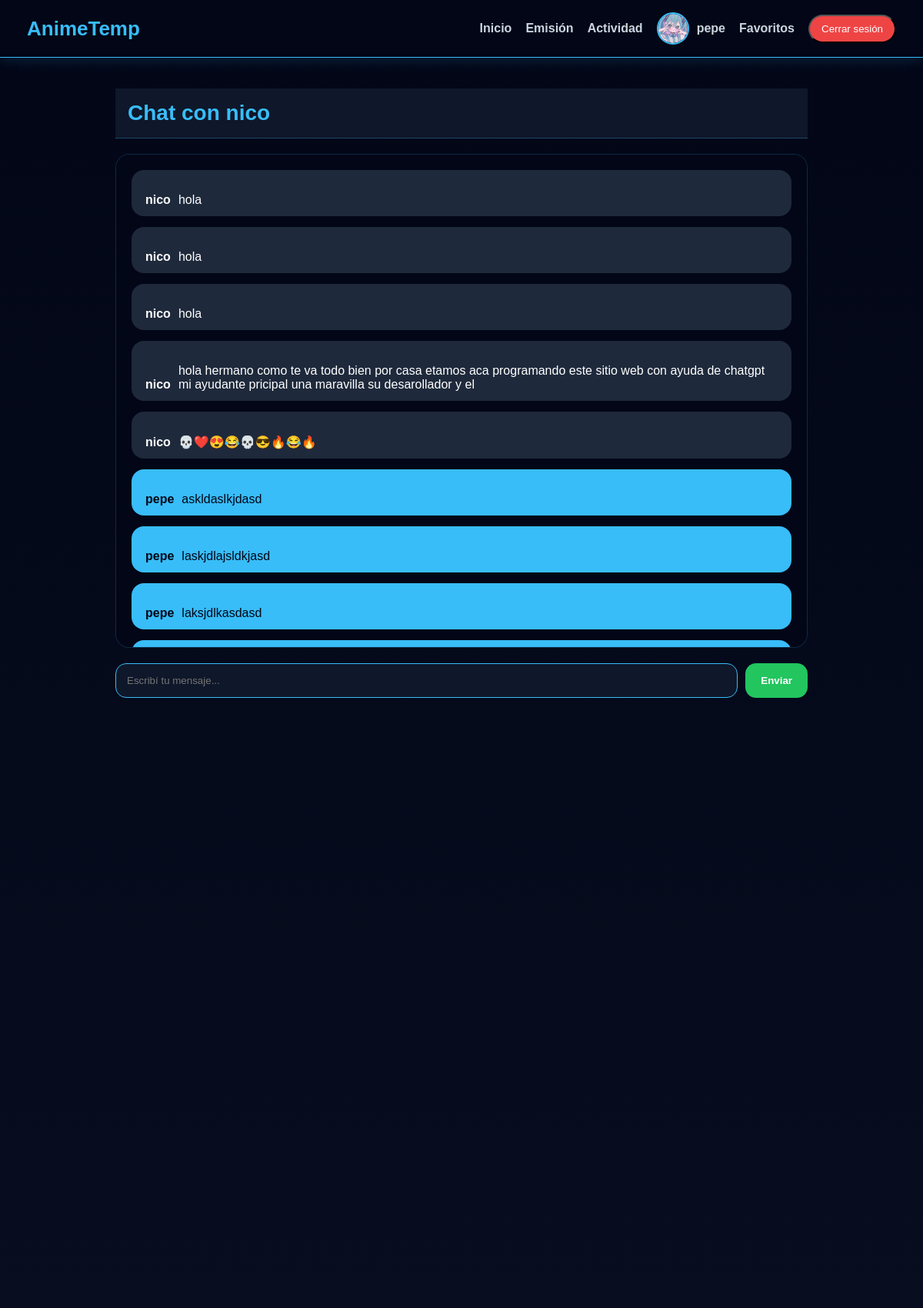
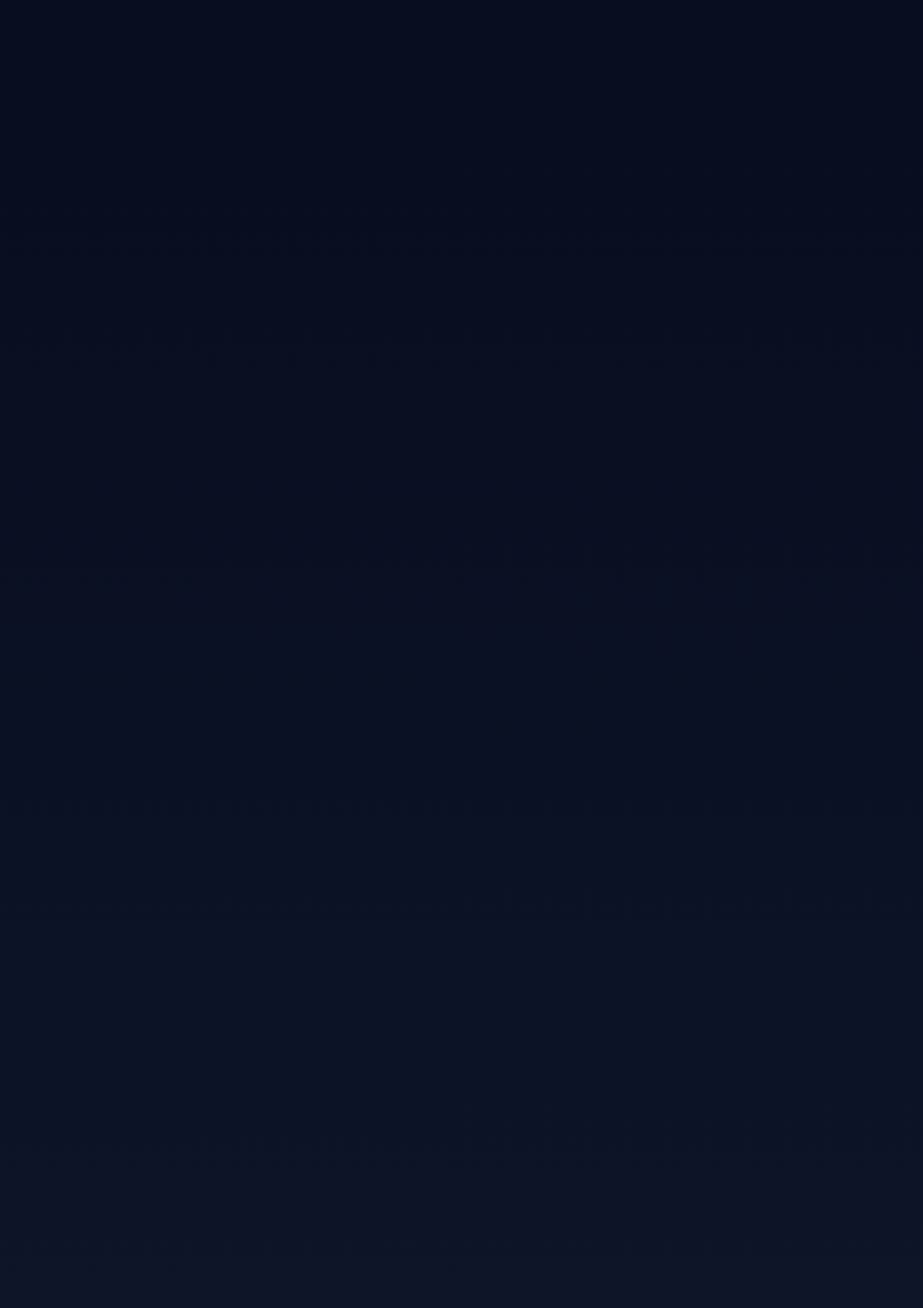
Screenshot of /chat/2/ (signed in, upper part) with the database file from the repository (2 pictures, top to bottom).
### catalogo/models.py (models this page shows, shortened)
class PerfilUsuario(models.Model):
    usuario = models.OneToOneField(User, on_delete=models.CASCADE)
    ROLES_NEXUS = [
    ("usuario", "Usuario"),
    ("vip", "VIP"),
    ("helper", "Helper"),
    ("mod", "Moderador"),
    ("admin", "Admin"),
    ("owner", "Owner"),
   ]
    rol_nexus = models.CharField(
    max_length=20,
    choices=ROLES_NEXUS,
    default="usuario"
    )
    foto_perfil = models.ImageField(
        upload_to="perfiles/fotos/",
        blank=True,
        null=True
    )
    fondo_perfil = models.ImageField(
        upload_to="perfiles/fondos/",
        blank=True,
        null=True
    )
    bio = models.TextField(blank=True, null=True)
    genero_favorito = models.CharField(
        max_length=100,
        blank=True,
        null=True
    )
    genero_no_recomendado = models.CharField(
        max_length=100,
        blank=True,
        null=True
    )
    anime_favorito = models.CharField(
        max_length=200,
        blank=True,
        null=True
    )
    experiencia = models.IntegerField(default=0)
    nivel = models.IntegerField(default=1)
    ultimo_online = models.DateTimeField(
    null=True,
    blank=True
    )

class MensajePrivado(models.Model):
    remitente = models.ForeignKey(
        User,
        on_delete=models.CASCADE,
        related_name="mensajes_enviados"
    )
    destinatario = models.ForeignKey(
        User,
        on_delete=models.CASCADE,
        related_name="mensajes_recibidos"
    )
    mensaje = models.TextField()
    fecha = models.DateTimeField(auto_now_add=True)
    leido = models.BooleanField(default=False)
    class Meta:
        ordering = ["fecha"]

### catalogo/views.py (the view)
# urls.py: path('chat/<int:usuario_id>/',views.chat_privado,name='chat_privado'),
@login_required
def chat_privado(request, usuario_id):
    amigo = get_object_or_404(User, id=usuario_id)
    mensajes = MensajePrivado.objects.filter(
        remitente__in=[request.user, amigo],
        destinatario__in=[request.user, amigo],
    ).order_by("fecha")
    MensajePrivado.objects.filter(
        remitente=amigo,
        destinatario=request.user,
        leido=False,
    ).update(leido=True)
    return render(
        request,
        "catalogo/chat_privado.html",
        {
            "amigo": amigo,
            "mensajes": mensajes,
        },
    )

### catalogo/templates/catalogo/chat_privado.html (shortened to what this page needs)
{% extends 'catalogo/base.html' %}
{% block contenido %}
<div class="chat-container">
    <div class="chat-header">
        Chat con {{ amigo.username }}
    </div>
    <div class="mensajes-box" id="mensajes-box">
        {% for mensaje in mensajes %}
            <div class="mensaje {% if mensaje.remitente == user %}enviado{% else %}recibido{% endif %}">
                <strong>{{ mensaje.remitente.username }}</strong><br>
                {{ mensaje.mensaje }}
            </div>
        {% empty %}
            <p id="sin-mensajes">No hay mensajes todavía.</p>
        {% endfor %}
    </div>
    <form method="post" class="chat-form" id="chat-form">
        <input
            type="text"
            name="mensaje"
            placeholder="Escribí tu mensaje..."
            autocomplete="off"
        >
        <button type="submit">Enviar</button>
    </form>
</div>
{% endblock %}

### catalogo/templates/catalogo/base.html (shortened to what this page needs)
<!DOCTYPE html>
<html lang="es">
{% load static %}
<head>
    <link rel="stylesheet" href="{% static 'css/nexus.css' %}">
</head>
<body>
    <nav class="navbar">
    <div class="logo">
        <a href="{% url 'inicio' %}">AnimeTemp</a>
    </div>
    <div class="nav-links">
        <a href="{% url 'inicio' %}">Inicio</a>
        <a href="{% url 'emision' %}">Emisión</a>
        <a href="{% url 'actividad_social' %}">
         Actividad
        </a>
        {% if user.is_authenticated %}
        <a href="{% url 'perfil' %}" class="perfil-link">
        {% if user.perfilusuario.foto_perfil %}
<img
    src="{{ user.perfilusuario.foto_perfil.url }}"
    alt="Perfil"
    class="perfil-img"
    onerror="this.src='https://cdn-icons-png.flaticon.com/512/149/149071.png'">
{% else %}
<img
    src="https://cdn-icons-png.flaticon.com/512/149/149071.png"
    alt="Perfil"
    class="perfil-img"
    onerror="this.src='https://cdn-icons-png.flaticon.com/512/149/149071.png'">
{% endif %}
         <span>{{ user.username }}</span>
        </a>
             <a href="{% url 'favoritos' %}">Favoritos</a>
             <form method="POST" action="{% url 'logout' %}" style="display:inline;">
               <button type="submit" class="logout-btn">
                 Cerrar sesión
                   </button>
                   </form>
         {% else %}
             <a href="{% url 'registro' %}">Registro</a>
             <a class="login-btn" href="{% url 'login' %}">Login</a>
        {% endif %}
        </div>
    </nav>
    <main class="main-content">
    {% block contenido %}
    {% endblock %}
    </main>
</body>
</html>

### rows the page displays
MensajePrivado: remitente.username "nico", mensaje "hola"
MensajePrivado: remitente.username "nico", mensaje "hola"
MensajePrivado: remitente.username "nico", mensaje "hola"
MensajePrivado: remitente.username "nico", mensaje "hola hermano como te va todo bien por casa etamos aca programando este sitio web con ayuda de chatgpt mi ayudante pricipal una maravilla su desarollador y el"
MensajePrivado: remitente.username "nico", mensaje "💀❤️😍😂💀😎🔥😂🔥"
MensajePrivado: remitente.username "pepe", mensaje "askldaslkjdasd"
MensajePrivado: remitente.username "pepe", mensaje "laskjdlajsldkjasd"
MensajePrivado: remitente.username "pepe", mensaje "laksjdlkasdasd"

### other values shown
{{ user.username }} "pepe"
{{ amigo.username }} "nico"
